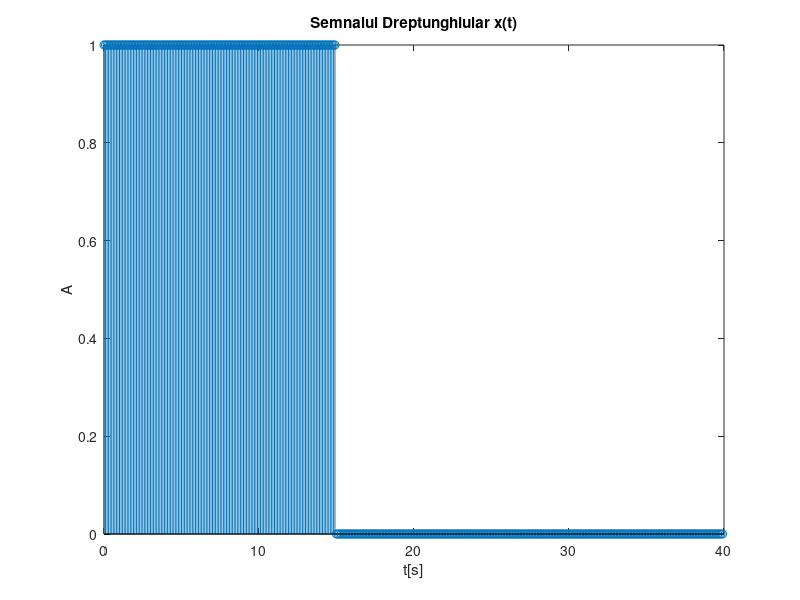
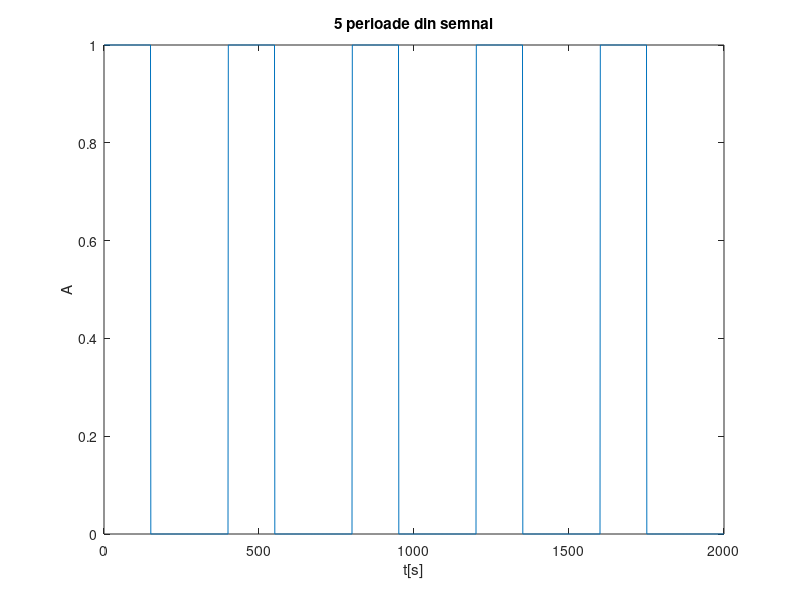
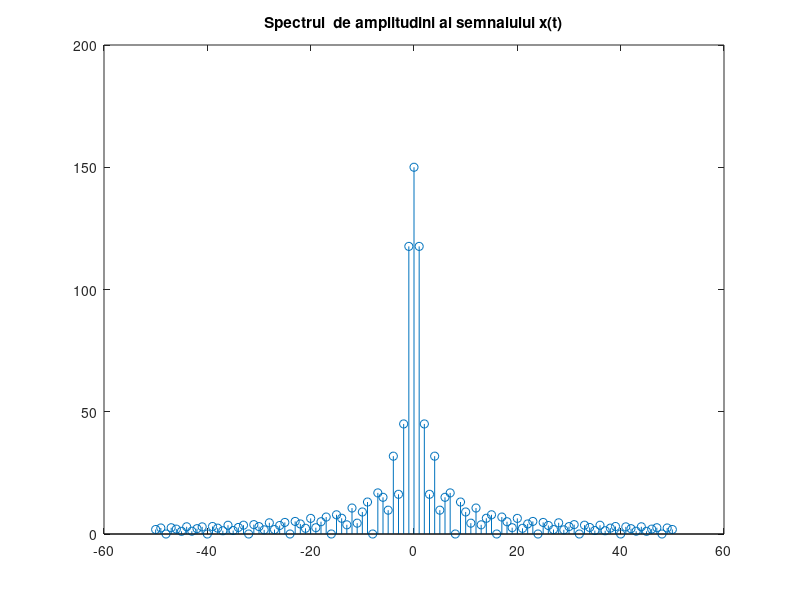
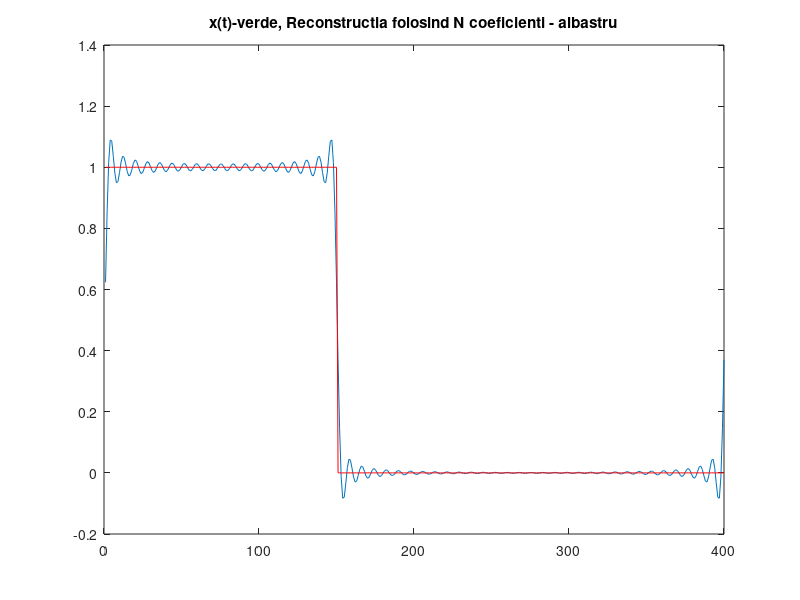

Recreate these plots in MATLAB, in order.
%Cosma Ioan Cristian  grupa 424D

%Numarul de ordine 11,impar=>dreptunghiular
%Semnal dreptunghiular cu perioada P=40[sec]
%Durata semnalelor D=15[sec]
%Numar de coeficienti Fourier N=50

P=40; 
D=15; 
N=50; 
f=1/P; 
w0=2*pi*f; %frecventa unghiulara/pulsatia 
rez=0.1; %rezolutia temporala a semnalului

s1=[ones(1,D/rez),zeros(1,(P-D)/rez)]; %o perioada din semnalul dreptunghiular
t=0:rez:P; %timpul echivalent petru o perioada
perioada=P/rez; %numarul esantioanelor intr-o perioada
inter1=0:rez:P;
stem(inter1(1:400),s1)
title('Semnalul Dreptunghiular x(t)'),
xlabel('t[s]')
ylabel('A')

semnal=repmat(s1,1,5);% se repeta semnalul initial de 5 ori
figure
plot(semnal)
title('5 perioade din semnal')
xlabel('t[s]')
ylabel('A')


%Determinam coeficientii Seriei Fourier Exponentiale
xk=zeros(1,2*N+1);
for m=-N:1:N
    for l=1:1:perioada
    xk(m+N+1)= xk(m+N+1)+semnal(l)*exp(-1i*m*w0*t(l));
    end
end
figure
stem((-N:N),abs(xk)) %spectrul semnalului
title('Spectrul  de amplitudini al semnalului x(t)') 
s_rec=zeros(1,perioada); %initializam semnalul pe care il vom reconstrui
for l=1:1:perioada
    for m=-N:1:N
        s_rec(l)= s_rec(l)+xk(m+N+1)*exp(1i*m*w0*t(l));
    end
end
s_rec=s_rec/perioada;%normam semnalul reconstruit
figure
plot(real(s_rec))
hold on
plot(s1,'color','r')
title('x(t)-verde, Reconstructia folosind N coeficienti - albastru')


%Ca si comentariu... Seriile Fourier( SFC, SFT, SFA) practic aproximeaza
%semnalul periodic printr-o suma infinita de sinusuri sau cosinusuri
%fiecare putand avea diferite frecvente si fiecare avand un coef propriu

%Numarul de termeni este finit, deci din start nu putem spune ca semnalul
%initial este aproximat la perfectiune. Insa cu cat acest numar este marit
%cu atat creste buna aproximare adica scade marja de eroare. Concluzia este
%ca am aproximat semnalul initial cu o anumita marja de eroare data de
%numarul de termeni.
